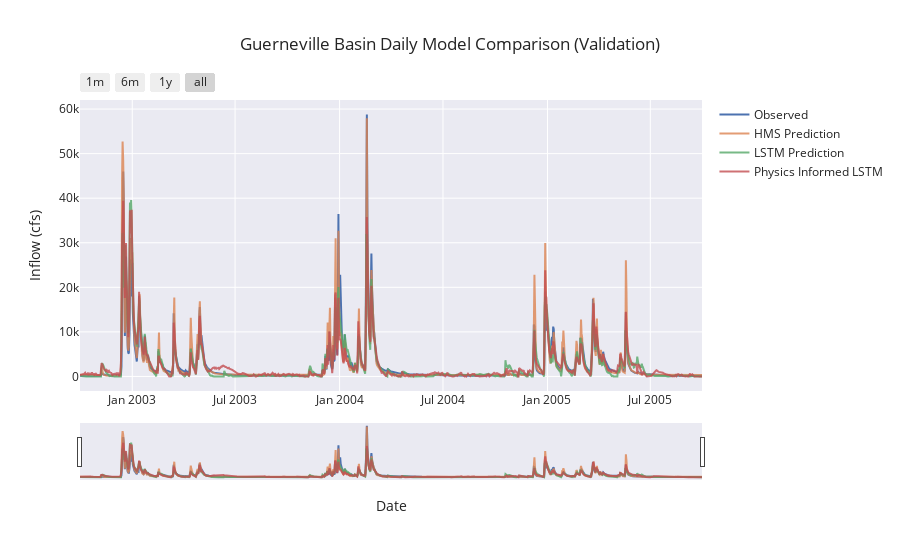

Source (notebook cell):
### Code cell
if not skip_best_model_validation:
    fancyCombinedPlot(
        lstm_results=no_physics_val_csv,
        lstmPhysics_results=physics_val_csv,
        HMS_results=path_to_physics_data,
        title='Guerneville Basin Daily Model Comparison (Validation)',
        fName="guerneville_daily_val_metrics.csv",
        timeseries_filename ="guerneville_daily_val_combined_ts.csv"
    )
else:
    fancyCombinedPlotFromDf(combined_df, title='Guerneville Basin Daily Model Comparison (Validation)', 
                            fName="guerneville_daily_val_metrics.csv")

### Figure 1 — Plotly figure (JSON) as saved in the notebook; plotly's stock layout.template omitted (floating-point values rounded to 4 significant figures; data arrays with more than 128 entries replaced by an {"elided": "..."} marker saying what was removed)
{"data": [{"mode": "lines", "name": "Observed", "type": "scatter", "x": {"elided": "1096 str values"}, "y": {"elided": "1096 float values"}}, {"mode": "lines", "name": "HMS Prediction", "opacity": 0.8, "type": "scatter", "x": {"elided": "1096 str values"}, "y": {"elided": "1096 float values"}}, {"mode": "lines", "name": "LSTM Prediction", "opacity": 0.8, "type": "scatter", "x": {"elided": "1096 str values"}, "y": {"elided": "1096 float values"}}, {"mode": "lines", "name": "Physics Informed LSTM", "opacity": 0.8, "type": "scatter", "x": {"elided": "1096 str values"}, "y": {"elided": "1096 float values"}}], "layout": {"hovermode": "x unified", "title": {"text": "Guerneville Basin Daily Model Comparison (Validation)"}, "xaxis": {"rangeselector": {"buttons": [{"count": 1, "label": "1m", "step": "month", "stepmode": "backward"}, {"count": 6, "label": "6m", "step": "month", "stepmode": "backward"}, {"count": 1, "label": "1y", "step": "year", "stepmode": "backward"}, {"step": "all"}]}, "rangeslider": {"visible": true}, "title": {"text": "Date"}, "type": "date"}, "yaxis": {"title": {"text": "Inflow (cfs)"}}}}
